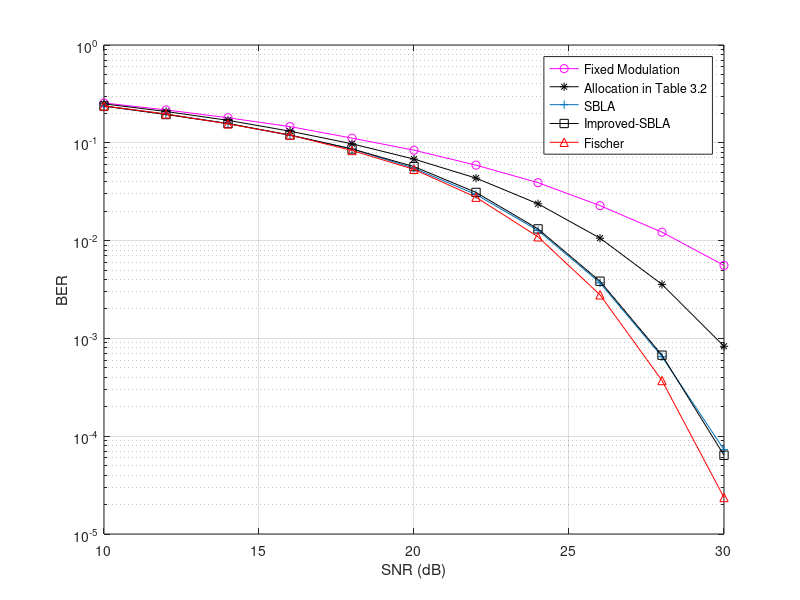
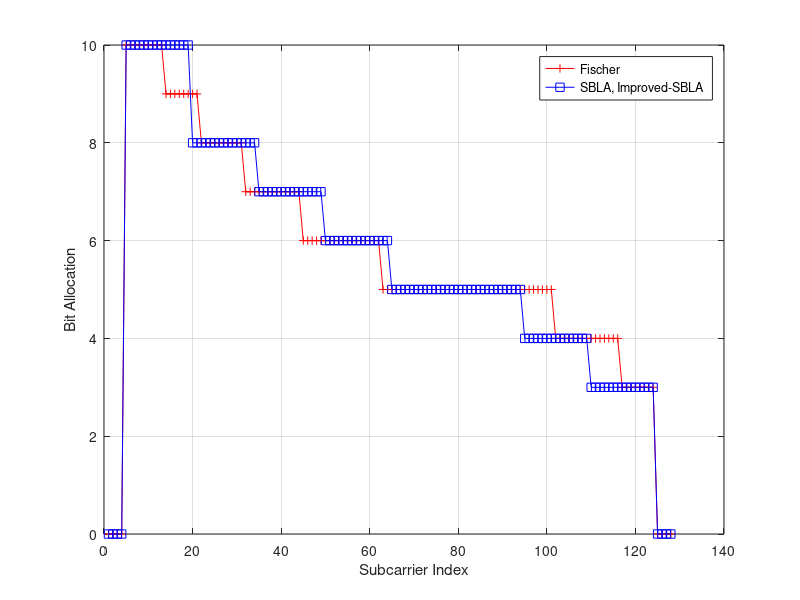
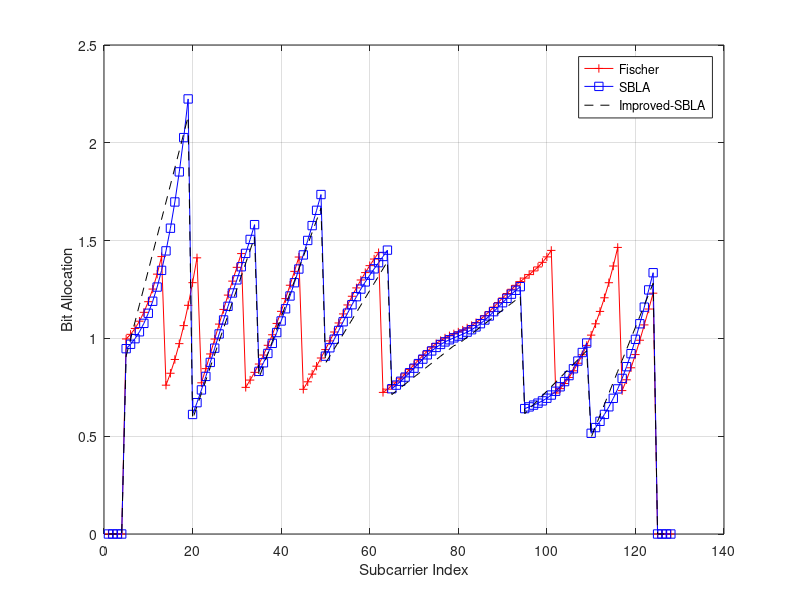

These charts were generated, in order, by the following MATLAB code:
clear all;close all;clc;


load BER_SBLA.mat;
SNR = 10:2:30;
figure(1);
semilogy(SNR,BER_Total_avg(:,6),'-om');
hold on;
semilogy(SNR,BER_Total_avg(:,5),'-*k');
semilogy(SNR,BER_Total_avg(:,4),'-+');
semilogy(SNR,BER_Total_avg(:,7),'-sk');
semilogy(SNR,BER_Total_avg(:,2),'-^r');

grid on;
xlabel('SNR (dB)');
ylabel('BER');
legend('Fixed Modulation','Allocation in Table 3.2','SBLA','Improved-SBLA','Fischer');

load Result_Chow_SNR_25dB.mat;
load Result_ImprovedSBLA_SNR_25dB.mat;
load Result_SBLA_SNR_25dB.mat;

figure(2);
plot(loadedBit_IDEAL_Chow_SNR_25dB,'-+r');
hold on;
plot(loadedBit_IDEAL_SBLA_SNR_25dB,'-sb');
% plot(loadedBit_IDEAL_ImprovedSBLA_SNR_25dB,'-k');
grid on;
xlabel('Subcarrier Index');
ylabel('Bit Allocation');
legend('Fischer','SBLA, Improved-SBLA');
figure(3);
plot(loadedPower_IDEAL_Chow_SNR_25dB,'-+r');
hold on;
plot(loadedPower_IDEAL_SBLA_SNR_25dB,'-sb');
plot(loadedPower_IDEAL_ImprovedSBLA_SNR_25dB,'--k');
grid on;
xlabel('Subcarrier Index');
ylabel('Bit Allocation');
legend('Fischer','SBLA','Improved-SBLA');